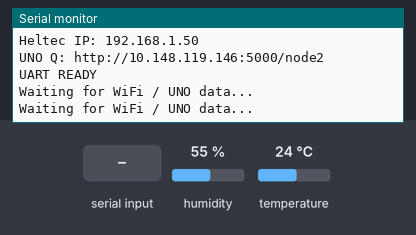
Recording of a sketch running on a simulated ESP32. Shown: the last lines printed to the serial monitor. The inputs (shaded band) are chosen by the test bench; at power-on: humidity 55 %, temperature 24 °C. WiFi joins after 1.5 s; servers stay silent unless stated; uploads are accepted with an empty reply.

Above: at 3.7 s.
3.8 s: "NODE2,\n" received over the second serial link
At 5.3 s:
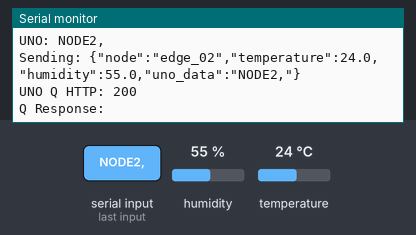
6.0 s: humidity set to 22 %
At 6.67 s:
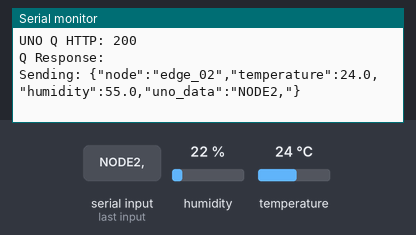
7.5 s: temperature set to 12 °C
At 8.9 s:
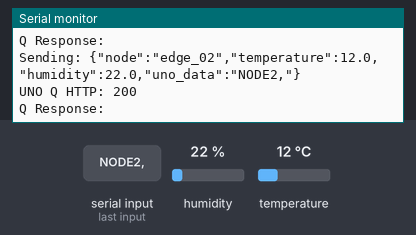
9.0 s: humidity set to 40 %
At 9.67 s:
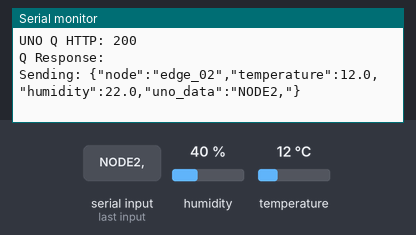

The sketch:

heltec_v1.ino
```cpp
#include <WiFi.h>
#include <HTTPClient.h>
#include <DHT.h>

const char* WIFI_SSID = "YOUR_WIFI_NAME";
const char* WIFI_PASSWORD = "YOUR_WIFI_PASSWORD";
const char* UNO_Q_URL = "http://10.148.119.146:5000/node2";

HardwareSerial unoSerial(2);

#define UNO_RX 21
#define UNO_TX 17

#define DHT_PIN 25
#define DHT_TYPE DHT11

DHT dht(DHT_PIN, DHT_TYPE);

String unoData = "";
unsigned long lastSend = 0;

void setup() {
  Serial.begin(115200);

  unoSerial.begin(9600, SERIAL_8N1, UNO_RX, UNO_TX);

  dht.begin();

  delay(1000);

  Serial.println();
  Serial.println("================================");
  Serial.println(" RYGAR SENTINEL - NODE 2");
  Serial.println(" HELTEC V1");
  Serial.println("================================");

  WiFi.mode(WIFI_STA);
  WiFi.begin(WIFI_SSID, WIFI_PASSWORD);

  Serial.print("Connecting WiFi");

  while (WiFi.status() != WL_CONNECTED) {
    delay(500);
    Serial.print(".");
  }

  Serial.println();
  Serial.println("WiFi connected");

  Serial.print("Heltec IP: ");
  Serial.println(WiFi.localIP());

  Serial.print("UNO Q: ");
  Serial.println(UNO_Q_URL);

  Serial.println("UART READY");
}

void loop() {

  while (unoSerial.available()) {

    String data = unoSerial.readStringUntil('\n');
    data.trim();

    if (data.length() > 0) {

      if (data.startsWith("NODE2,")) {

        unoData = data;

        Serial.print("UNO: ");
        Serial.println(unoData);
      }
    }
  }

  if (millis() - lastSend >= 1000) {

    lastSend = millis();

    float temperature = dht.readTemperature();
    float humidity = dht.readHumidity();

    if (WiFi.status() == WL_CONNECTED && unoData.length() > 0) {

      HTTPClient http;

      http.setTimeout(1000);
      http.begin(UNO_Q_URL);

      http.addHeader("Content-Type", "application/json");

      String json = "{";

      json += "\"node\":\"edge_02\",";

      if (!isnan(temperature)) {
        json += "\"temperature\":";
        json += String(temperature, 1);
      } else {
        json += "\"temperature\":null";
      }

      json += ",";

      if (!isnan(humidity)) {
        json += "\"humidity\":";
        json += String(humidity, 1);
      } else {
        json += "\"humidity\":null";
      }

      json += ",";

      json += "\"uno_data\":\"";
      json += unoData;
      json += "\"";

      json += "}";

      Serial.print("Sending: ");
      Serial.println(json);

      int responseCode = http.POST(json);

      Serial.print("UNO Q HTTP: ");
      Serial.println(responseCode);

      if (responseCode > 0) {

        String response = http.getString();

        Serial.print("Q Response: ");
        Serial.println(response);
      }

      http.end();

    } else {

      Serial.println("Waiting for WiFi / UNO data...");
    }
  }
}
```

Measured:
- after the input at 3.8 s, the serial monitor: prints a new line at once (image 1)
- after the input at 7.5 s, the serial monitor: prints a new line after 1.0 s (image 3)
